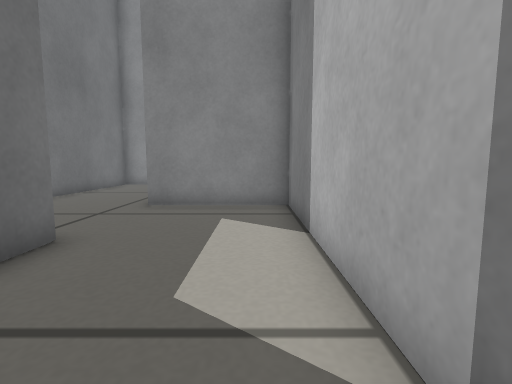
view 1 (above)

17 first-person views from a walk through a Gazebo world. The camera is 0.26 m above the floor, tilts 6° down and sees 85° across. The floor is counted in squares, 0.2 m on a side. Each view is taken from the middle of a square. On the plan, view 1 faces up. The plan holds only what a view shows up to about 13 squares ahead; the rest is blank.

view 2
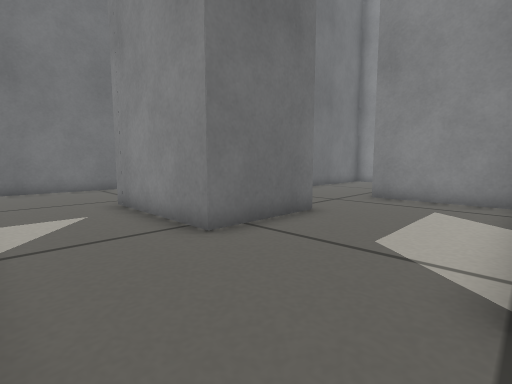

view 3
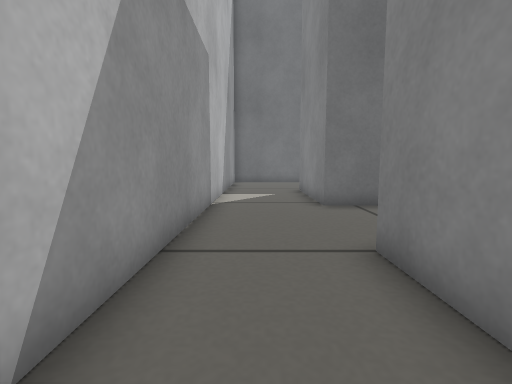

view 4
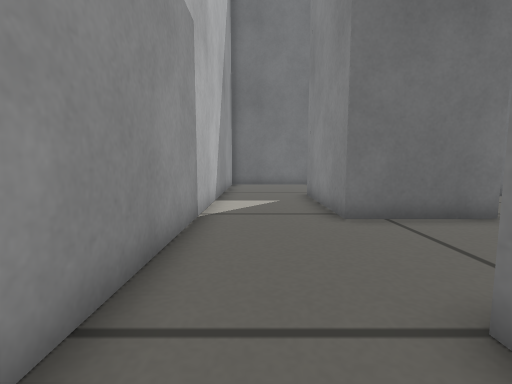

view 5
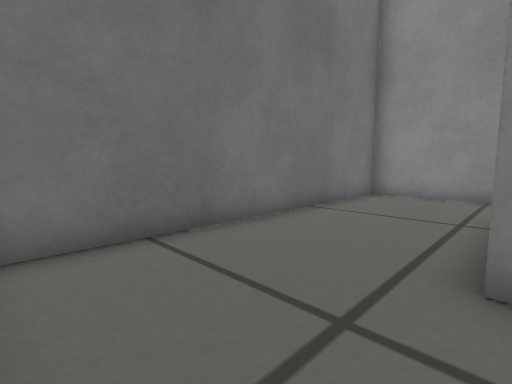

view 6
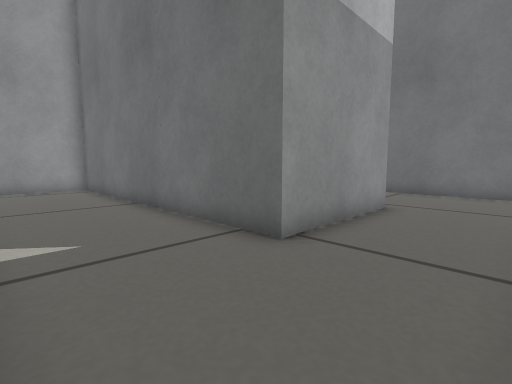

view 7
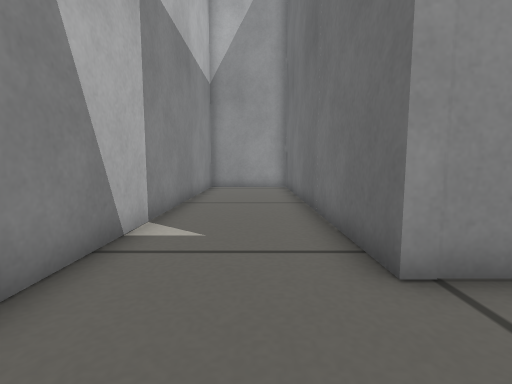

view 8
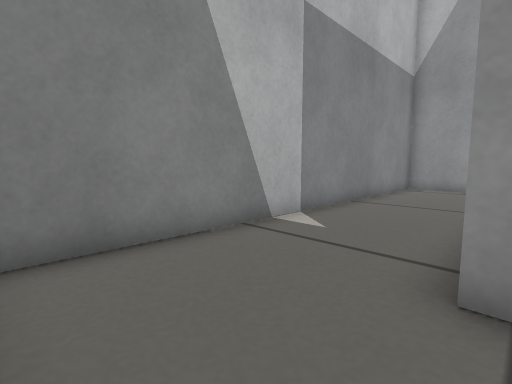

view 9
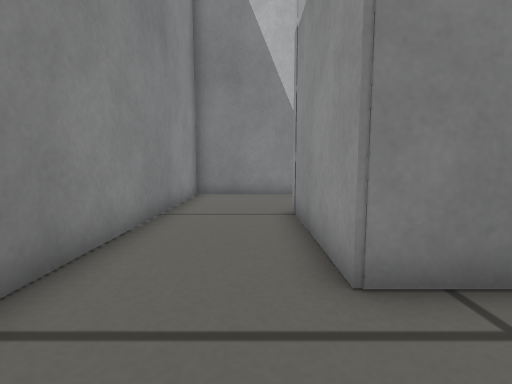

view 10
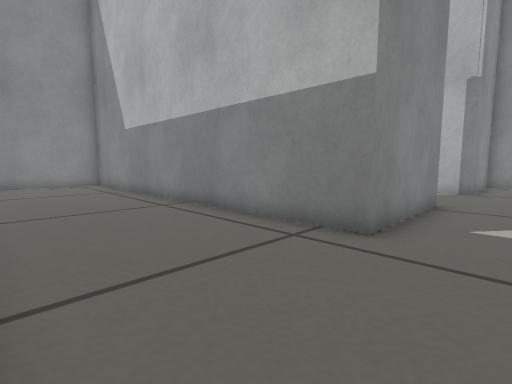

view 11
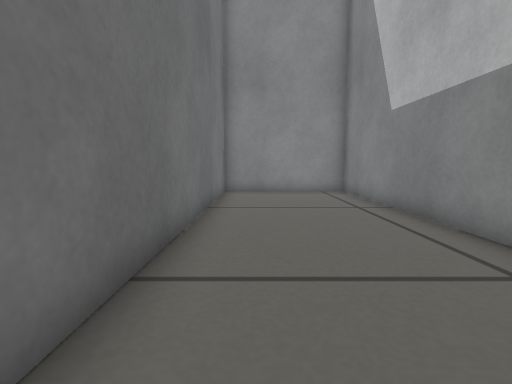

view 12
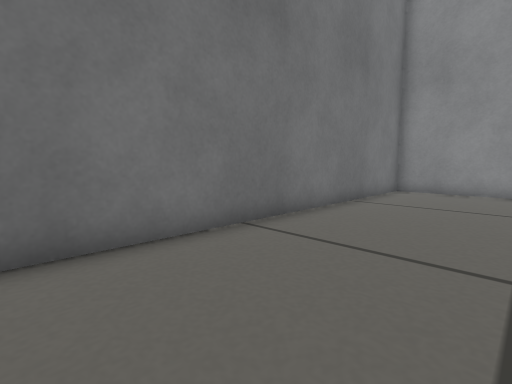

view 13
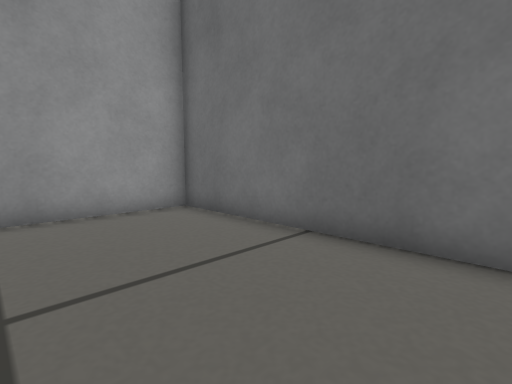

view 14
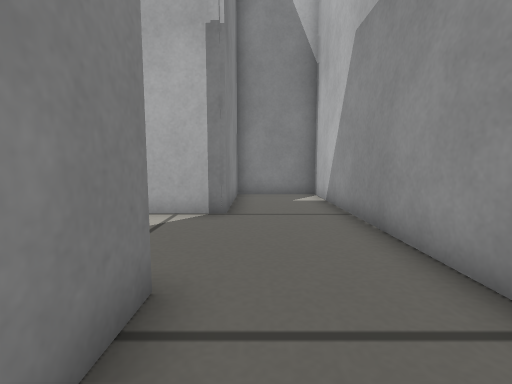

view 15
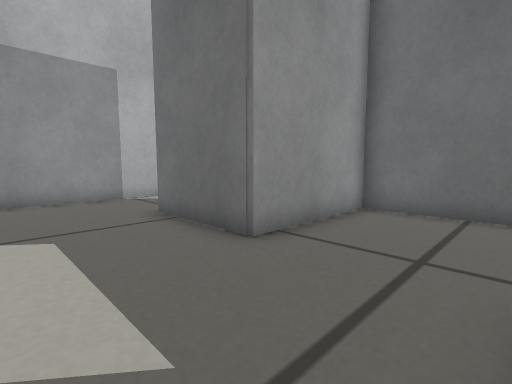

view 16
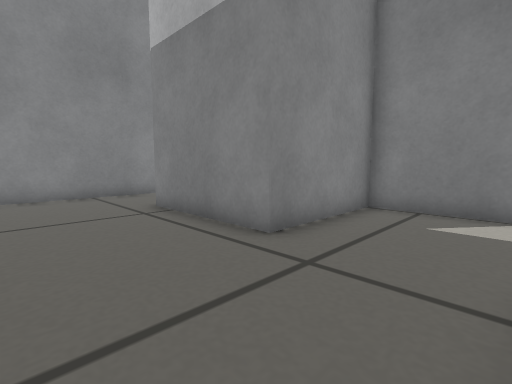

view 17
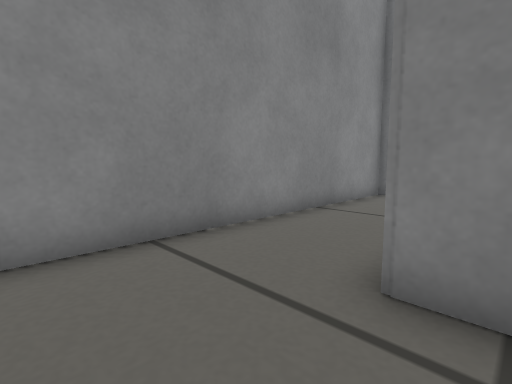

### Floor plan
Ten units are one square. View 1 is at (0, 0); x grows to the right and y downward. Boxes are objects, and circles mark ways between rooms. Rooms are numbered by the first view taken in them; rooms with no view inside come last. Other rooms are left out.
<svg viewBox="-139 -169 198 198">
<path fill="none" stroke="#000" d="M54 -16 54 -164 -77 -164 -77 -46 -33 -46 -33 -10 -81 -10M-94 24 54 24 54 -8 10 -8 10 -84 -33 -84 -33 -130 14 -130 14 -12 49 -12M-81 -10 -81 -164 -134 -164 -134 24 -94 24"/>
<circle cx="-97" cy="10" r="3" fill="#2a7"/>
<text x="-10" y="-70">1</text>
<text x="-110" y="-70">2</text>
</svg>
Room 1 opens to room 2.

Where each view was taken, in squares from view 1:
view 1: 0 up, 0 right, facing up
view 2: 2 down, 1 right, facing up-left
view 3: 1 down, 5 right, facing left
view 4: 1 down, 3 right, facing left
view 5: 5 up, 3 left, facing up-left
view 6: 16 up, 5 right, facing down-left
view 7: 16 up, 3 right, facing down
view 8: 16 up, 1 right, facing down-right
view 9: 14 up, 6 left, facing right
view 10: 1 down, 13 left, facing up-right
view 11: 4 up, 12 left, facing up
view 12: 3 up, 9 left, facing up-left
view 13: 5 up, 9 left, facing down-left
view 14: 0 up, 6 left, facing right
view 15: 8 up, 0 right, facing down-left
view 16: 5 up, 7 left, facing up-right
view 17: 12 up, 6 left, facing up-right
